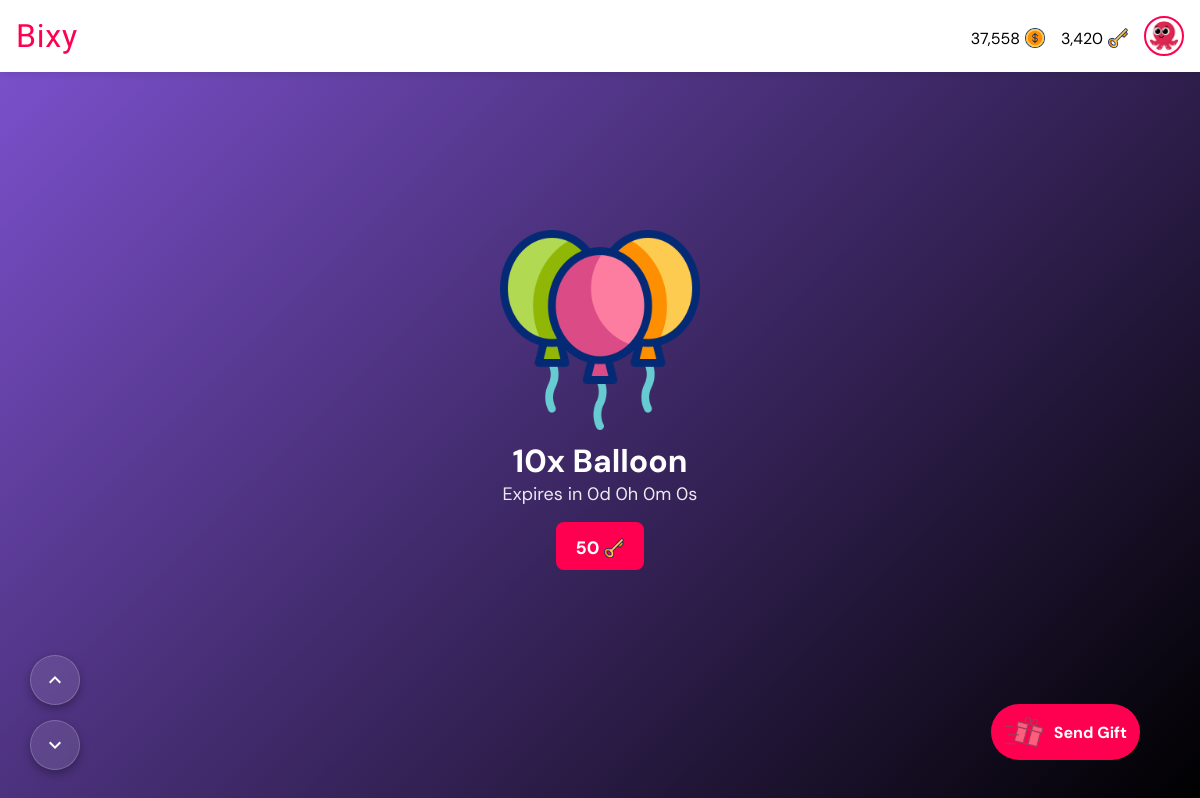
The app's page / (signed in) with its own data.
### giftapp/models.py (models this page shows, shortened)
class User(AbstractUser):
    gender = models.CharField(max_length=6, choices=GENDERS, default=GENDERS[0][0])
    is_verified = models.BooleanField(default=False, help_text="If the user's email address is verified or not.")
    email = models.EmailField(unique=True, blank=False, null=False)
    new_email = models.EmailField(unique=False, blank=True, null=True)
    coins = models.PositiveIntegerField(default=0)
    won_coins = models.PositiveIntegerField(default=0)
    keys = models.PositiveIntegerField(default=0)
    verify_code = models.CharField(max_length=255, null=True, blank=True)
    change_email_code = models.CharField(max_length=255, null=True, blank=True)
    profile_pic = models.ForeignKey(ProfilePicture, on_delete=models.SET_NULL, related_name='owners', null=True)
    USERNAME_FIELD = "email"
    REQUIRED_FIELDS = ["username"]

class ProfilePicture(models.Model):
    name = models.CharField(max_length=50, null=False, blank=False)
    image = models.ImageField(null=False, blank=False, upload_to='profile_pics')

class GiftTransaction(models.Model):
    gifter = models.ForeignKey(User, on_delete=models.CASCADE, related_name="gifts_sent")
    recipient = models.ForeignKey(User, on_delete=models.CASCADE, related_name="gifts_received", null=True, blank=True)
    gift = models.ForeignKey(Gift, on_delete=models.CASCADE, related_name='transactions')
    quantity = models.PositiveIntegerField(default=1, help_text="Number of this gift to buy.")
    early_claim_fee = models.PositiveIntegerField(default=0, help_text="Number of keys paid to claim the gift early if not dropped. FF gifts cannot have early claim fee greater than 0.")
    claim_fee = models.PositiveIntegerField(default=1, help_text="Number of keys paid to claim the gift if dropped.")
    paid_users = models.ManyToManyField(User, related_name="paid_gifts", blank=True)
    message = models.CharField(max_length=255, blank=True)
    is_visible = models.BooleanField(default=True, help_text="If the actual gift is shown or hidden.")
    is_fastest_finger = models.BooleanField(default=False, help_text="If the gift is won by fastest finger only.")
    expire_rate = models.PositiveIntegerField(default=1, help_text="Number of hours before the gift expires (1 - 24). Must be greater than drop rate.")
    drop_rate = models.PositiveIntegerField(default=0, help_text="Number of hours before the gift drops (0 - 23). Drop rates for FF gifts must be 0.")
    expire_date = models.DateTimeField(default=timezone.now)
    drop_date = models.DateTimeField(default=timezone.now)
    created_at = models.DateTimeField(default=timezone.now)
    reveals = models.ManyToManyField(User, related_name="gift_reveals", blank=True)
    claimed_by = models.ForeignKey(
        User, null=True, blank=True, on_delete=models.SET_NULL, related_name="gifts_claimed"
    )
    def seconds_until_expire(self):
        delta = self.expire_date - timezone.now()
        return max(0, int(delta.total_seconds()))
    def seconds_until_drop(self):
        delta = self.drop_date - timezone.now()
        return max(0, int(delta.total_seconds()))
    def is_due_for_drop(self):
        return self.seconds_until_drop() <= 0

class Gift(models.Model):
    name = models.CharField(max_length=50, null=True, blank=True)
    cost = models.PositiveIntegerField(default=0)
    image = models.ImageField(null=True, blank=True, upload_to='gift_images')
    gif = models.FileField(null=True, blank=True, upload_to='gift_gifs')

### giftapp/views.py (the view)
# urls.py: path("", views.all_gifts, name="all_gifts"),
def all_gifts(request):
    gift_transactions = GiftTransaction.objects.annotate(
        due_for_expire=ExpressionWrapper(
            Q(expire_date__lt=timezone.now()), output_field=BooleanField()
        ),
        seconds_before_drop=ExpressionWrapper(
            F("drop_date") - timezone.now(), output_field=DurationField()
        ),
        seconds_before_expire=ExpressionWrapper(
            F("expire_date") - timezone.now(), output_field=DurationField()
        )
    ).filter(due_for_expire=False).order_by('seconds_before_drop', 'seconds_before_expire')
    if request.user.is_authenticated:
        gift_transactions = GiftTransaction.objects.annotate(
            due_for_expire=ExpressionWrapper(
                Q(expire_date__lt=timezone.now()), output_field=BooleanField()
            ),
            seconds_before_drop=ExpressionWrapper(
                F("drop_date") - timezone.now(), output_field=DurationField()
            ),
            seconds_before_expire=ExpressionWrapper(
                F("expire_date") - timezone.now(), output_field=DurationField()
            )
        ).order_by('seconds_before_drop', 'seconds_before_expire')
    return render(request, "all_gifts_partial.html", {"gift_transactions": gift_transactions})

### templates/all_gifts_partial.html (shortened to what this page needs)
<!DOCTYPE html>
<html lang="en">
<head>
  {% load static %}
  {% load humanize %}
  {% load timefilters %}
  <link rel="stylesheet" href="{% static 'css/main.css' %}">
</head>
<body>
  <nav class="navbar">
    <div class="logo-container" role="link" tabindex="0">
      <a href="{% url 'all_gifts' %}" class="logo-text">Bixy</a>
    </div>
    <div class="profile-section" id="profileSection">
      {% if user.is_authenticated %}
      <a href="{% url 'buy_coins' %}" style="text-decoration: none; color: black;">
        <div class="cost">
          <p>{{ user.coins|intcomma }}</p>
          <img src="{% static 'images/dollar.png' %}" alt="Gift image">
        </div>
      </a>
      <a href="{% url 'buy_coins' %}" style="text-decoration: none; color: black;">
        <div class="cost">
          <p>{{ user.keys|intcomma }}</p>
          <img src="{% static 'images/key.png' %}" alt="Gift image">
        </div>
      </a>
      <a href="{% url 'profile' %}">
        <img src="{{ user.profile_pic.image.url }}" alt="Profile picture" class="profile-pic" />
      </a>
      {% else %}
      <a href="{% url 'signin' %}" class="btn login">Login</a>
      <a href="{% url 'signup' %}" class="btn signup">Sign Up</a>
      {% endif %}
    </div>
  </nav>
  {% if gift_transactions|length > 0 %}
  <div class="container">
    <div class="inner" id="scrollArea">
      {% for gift_transaction in gift_transactions %}
      <div class="slide normal" style="background: {% cycle 'linear-gradient(135deg, #7f53d2, black)' 'linear-gradient(135deg, mediumspringgreen, black)' 'linear-gradient(135deg, #f1306d, black)' 'linear-gradient(135deg, midnightblue, black)' 'linear-gradient(135deg, mediumaquamarine, black)' %};">
        {% if gift_transaction.is_visible %}
        <img src="{{ gift_transaction.gift.image.url }}" alt="Gift image">
        {% else %}
        <img src="{% static 'images/search.png' %}" alt="Gift image">
        {% endif %}
        {% if gift_transaction.is_visible %}
        <div class="title">{{ gift_transaction.quantity|intcomma }}x {{ gift_transaction.gift.name }}</div>
        {% else %}
        <div class="title">Hidden Gift</div>
        {% endif %}
        {% if gift_transaction.drop_rate > 0 %}
        {% if gift_transaction.is_due_for_drop %}
        <p class="timer" id="{{ gift_transaction.id }}" data-prefix="Expires"
          data-seconds="{{ gift_transaction.seconds_until_expire }}">Expires in --:--:--:--</p>
        {% else %}
        <p class="timer" id="{{ gift_transaction.id }}" data-prefix="Drops"
          data-seconds="{{ gift_transaction.seconds_until_drop }}">Drops in --:--:--:--</p>
        {% endif %}
        {% else %}
        <p class="timer" id="{{ gift_transaction.id }}" data-prefix="Expires"
          data-seconds="{{ gift_transaction.seconds_until_expire }}">Expires in --:--:--:--</p>
        {% endif %}
        <a class="cta-btn" href="{% url 'reveal_gift' gift_transaction.id %}">
          <div class="cost wh">
            <p>{{ gift_transaction.claim_fee|intcomma }}</p>
            <img src="{% static 'images/key.png' %}" alt="Gift image">
          </div>
        </a>
      </div>
      {% endfor %}
    </div>
  </div>
  {% else %}
  <div class="empty" style="margin-top: 200px;">
    <img src="{% static 'images/empty-box.png' %}" alt="No content image">
    <h1>Feels Empty Here.</h1>
    <a href="{% url 'all_gifts' %}">Refresh</a>
  </div>
  {% endif %}
  <div class="nav-controls">
    <button class="nav-btn up" id="navup" aria-label="Previous Slide">
      <svg viewBox="0 0 24 24" width="24" height="24">
        <path d="M7.41 15.41L12 10.83l4.59 4.58L18 14l-6-6-6 6z" fill="currentColor"/>
      </svg>
    </button>
    <button class="nav-btn down" id="navdown" aria-label="Next Slide">
      <svg viewBox="0 0 24 24" width="24" height="24">
        <path d="M7.41 8.59L12 13.17l4.59-4.58L18 10l-6 6-6-6z" fill="currentColor"/>
      </svg>
    </button>
  </div>
  <a href="{% url 'send_gift' %}" class="send">
    <img src="{% static 'images/giftbox (1).png' %}" alt="Send gift image">
    <p>Send Gift</p>
  </a>
</body>
</html>

### static/css/main.css (style rules this page uses)
* { margin: 0; padding: 0; box-sizing: border-box; font-family: "DM Sans", sans-serif; font-optical-sizing: auto; font-style: normal; }
html { font-size: 16px; }
:root { --background-color: white; --text-color: black; --label-color: #555; --even-row-color: #f9f9f9; --input-background-color: white; --input-text-color: black; --input-border-color: #ccc; --sub-text-color: #444; --button-color: #ff0050; --link-color: #ff0050; --button-hover-color: #7f53d2; --card-background-color: rgb(240, 235, 235); --card-text-color: var(--text-color); --card-button-color: white; --tag-bg: #dbd7d7; --tag-text: black; --padding-value: 1rem; }
* { margin: 0; padding: 0; box-sizing: border-box; }
body { background-color: var(--background-color); }
html, body { height: 100%; overflow: hidden; }
.container { height: 100%; overflow: hidden; }
.inner { height: 100%; overflow: hidden; }
.slide { height: 100%; display: flex; flex-direction: column; justify-content: center; align-items: center; color: #fff; text-align: center; padding: 20px; position: relative; }
div.slide.normal img { width: 200px; height: 200px; }
.title { font-size: 32px; margin-top: 10px; font-weight: bold; }
.timer { font-size: 18px; opacity: 0.9; max-width: 90%; }
.cta-btn { padding: 10px 20px; background: #ff0050; background-color: var(--button-color); border: none; border-radius: 8px; color: #fff; font-size: 18px; cursor: pointer; text-decoration: none; font-weight: bold; }
.nav-controls { position: fixed; bottom: 30px; left: 30px; display: flex; flex-direction: column; gap: 15px; z-index: 1001; }
.nav-btn { width: 50px; height: 50px; border-radius: 50%; background: rgba(255, 255, 255, 0.1); backdrop-filter: blur(5px); border: 1px solid rgba(255, 255, 255, 0.2); color: #fff; cursor: pointer; display: flex; align-items: center; justify-content: center; transition: all 0.2s ease; box-shadow: 0 4px 10px rgba(0,0,0,0.3); }
.navbar { display: flex; justify-content: space-between; align-items: center; padding: 1rem var(--padding-value); background: var(--background-color); box-shadow: 0 2px 8px rgba(0, 0, 0, 0.1); position: fixed; top: 0; width: 100%; z-index: 100; }
.logo-container { display: flex; align-items: center; cursor: pointer; user-select: none; }
.logo-text { font-weight: 700; font-size: 2rem; color: var(--button-color); line-height: 1; letter-spacing: .05rem; font-family: "Passion One", sans-serif; font-weight: 400; font-style: normal; text-decoration: none; }
.profile-section { display: flex; align-items: center; gap: 1rem; }
.profile-pic { width: 40px; height: 40px; border-radius: 50%; object-fit: cover; cursor: pointer; border: 2px solid var(--button-color); transition: box-shadow 0.3s ease; padding: .2rem; display: block; }
a.send { background-color: var(--link-color); color: var(--card-button-color); padding: .5rem .8rem; border: none; border-radius: 4rem; font-size: 1rem; font-weight: bold; text-decoration: none; text-align: center; position: fixed; right: 5%; bottom: 5%; display: flex; align-items: center; gap: 10px; animation-name: zoom; animation-duration: 3s; animation-iteration-count: infinite; animation-timing-function: ease; }
a.send img { width: 40px; height: 40px; }
div.cost { display: flex; align-items: center; gap: 5px; justify-content: center; margin-top: .3rem; color: var(--text-color); }
div.cost img { width: 20px !important; height: 20px !important; }
div.cost.wh p { color: white; }

### records on screen
User: coins "37,558", keys "3,420", profile_pic.image (picture)
GiftTransaction: gift.image (picture), quantity "10", gift.name "Balloon", claim_fee "50"
